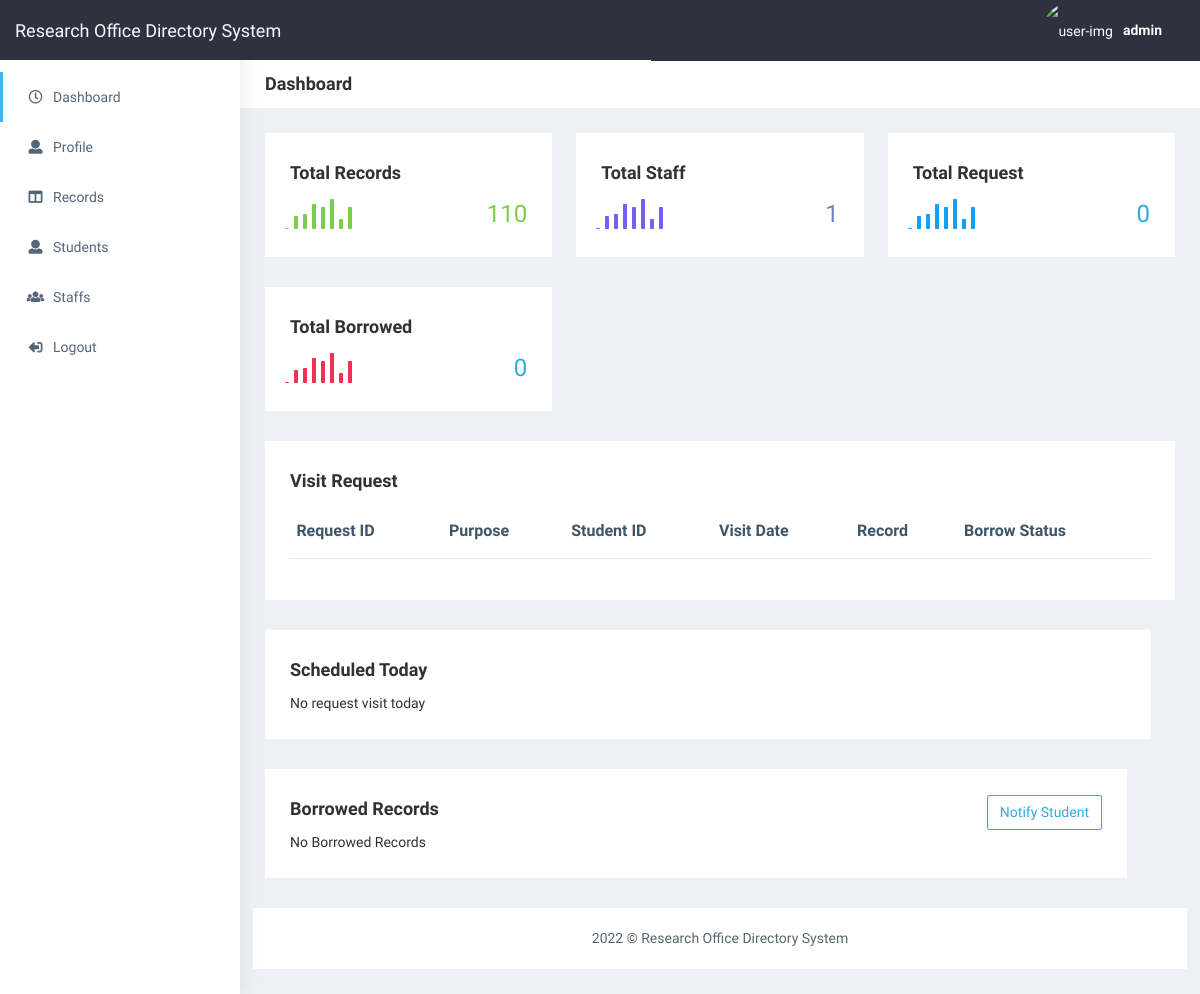
Before: /dashboard.php (signed in) with the older database file.
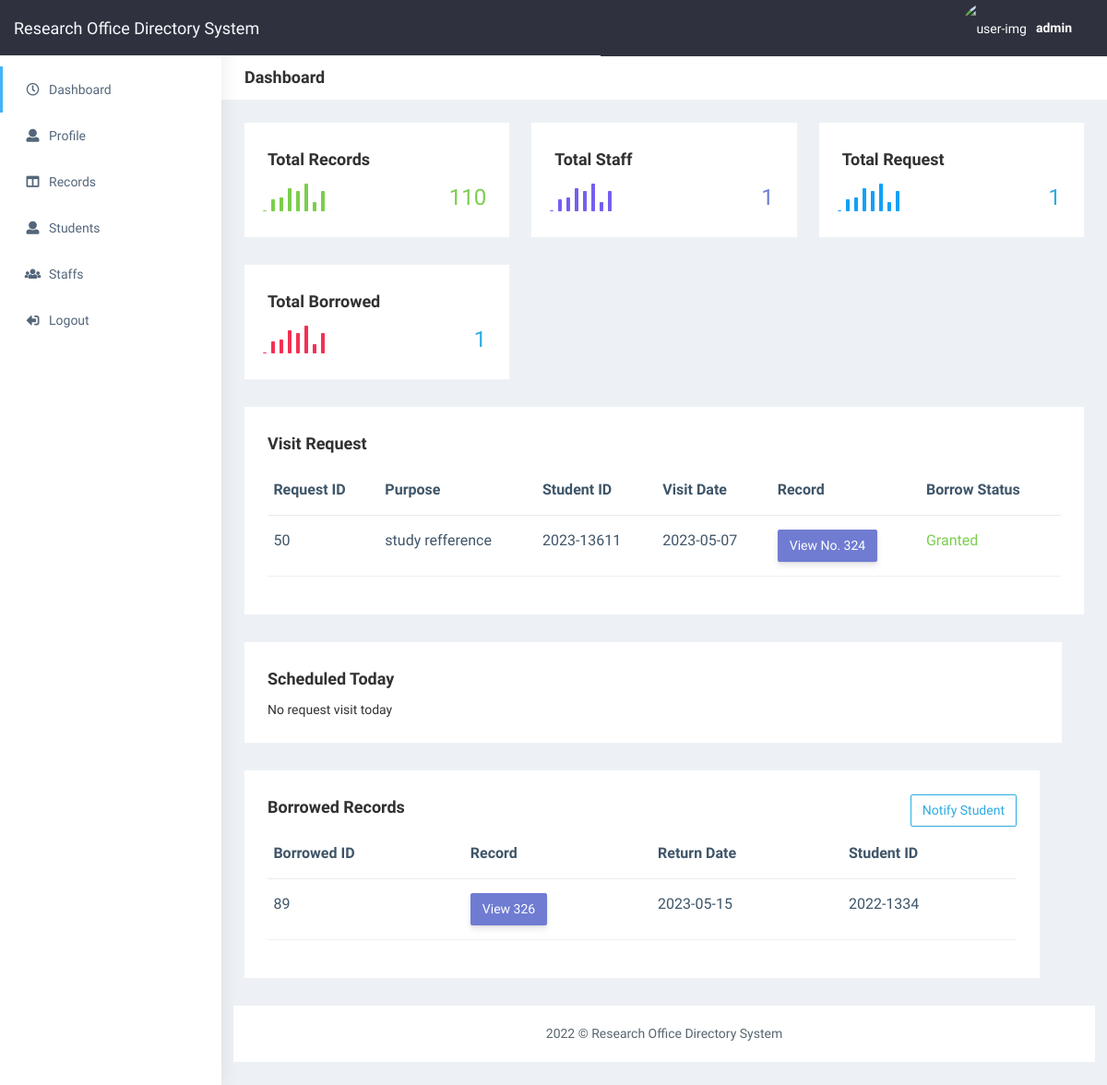
After: the same page with the newer database file.
### tables this page shows
CREATE TABLE `borrow_tbl` (
  `br_id` int(11) NOT NULL,
  `purpose` varchar(100) DEFAULT NULL,
  `schoolId` varchar(100) DEFAULT NULL,
  `visit_date` date DEFAULT NULL,
  `borrow_status` varchar(100) DEFAULT NULL,
  `record_id` int(100) DEFAULT NULL,
  `isCancel` varchar(100) DEFAULT NULL
);

CREATE TABLE `borrowed_tbl` (
  `borrowed_id` int(100) NOT NULL,
  `record_id` int(100) DEFAULT NULL,
  `return_date` date DEFAULT NULL,
  `schoolId` varchar(100) DEFAULT NULL,
  `date_today` date DEFAULT NULL,
  `status` varchar(100) DEFAULT NULL,
  `smsStatus` varchar(100) DEFAULT NULL
);

### query.php (called while the page is built, shortened)
<?php include "./connection/config.php" ?>
<?php
$sql = "SELECT count(br_id) as totalRequest from borrow_tbl";
$result = $conn->query($sql);

### dashboard.php (the view, shortened to what the changed rows need)
<?php include "./query.php" ?>
<?php include "./connection/config.php" ?>
<!DOCTYPE html>
<html dir="ltr" lang="en">
<head>
  <link href="plugins/bower_components/chartist/dist/chartist.min.css" rel="stylesheet" />
  <link rel="stylesheet" href="plugins/bower_components/chartist-plugin-tooltips/dist/chartist-plugin-tooltip.css" />
  <link href="css/style.min.css" rel="stylesheet" />
</head>
<body>
  <div id="main-wrapper" data-layout="vertical" data-navbarbg="skin5" data-sidebartype="full" data-sidebar-position="absolute" data-header-position="absolute" data-boxed-layout="full">
    <div class="page-wrapper">
      <div class="container-fluid">
        <div class="row justify-content-center">
          <div class="col-lg-4 col-md-12">
            <div class="white-box analytics-info">
              <ul class="list-inline two-part d-flex align-items-center mb-0">
                <li class="ms-auto">
                  <span class="counter text-info"><?= $_SESSION['totalReq'] ?></span>
                </li>
              </ul>
            </div>
          </div>
        </div>
        <div class="row justify-content-start">
          <div class="col-lg-4 col-md-12">
            <div class="white-box analytics-info">
              <ul class="list-inline two-part d-flex align-items-center mb-0">
                <li class="ms-auto">
                  <span class="counter text-info"><?= $_SESSION['TotalBorrowed'] ?></span>
                </li>
              </ul>
            </div>
          </div>
        </div>
        <div class="row">
          <div class="col-md-12 col-lg-12 col-sm-12">
            <div class="white-box">
              <div class="row d-flex justify-content-start align-items-center ">
                <div class="table-responsive">
                  <?php
                  $sql = "SELECT * from borrow_tbl";
                  $result = $conn->query($sql);
                  ?>
                  <table class="table text-nowrap">
                    <thead>
                      <tr>
                        <th class="border-top-0">Request ID</th>
                        <th class="border-top-0">Purpose</th>
                        <th class="border-top-0">Student ID</th>
                        <th class="border-top-0">Visit Date</th>
                        <th class="border-top-0">Record </th>
                        <th class="border-top-0">Borrow Status</th>
                      </tr>
                    </thead>
                    <tbody id="sort">
                      <?php
                      if ($result->num_rows > 0) {
                        while ($row = $result->fetch_assoc()) {
                      ?> <tr>
                            <td><?= $row['br_id'] ?></td>
                            <td><?= $row['purpose'] ?></td>
                            <td><?= $row['schoolId'] ?></td>
                            <td><?= $row['visit_date'] ?></td>
                            <td><a href="./viewpdf.php?id=<?= $row['record_id'] ?>" target="_blank" type="button" class="btn btn-primary">View No. <?= $row['record_id'] ?> </a></td>
                            <td>
                              <?php if ($row['borrow_status'] == "pending") { ?>
                                <small class="d-block text-info fs-4"><?= $row['borrow_status'] ?></small>
                              <?php } elseif ($row['borrow_status'] == "Declined") {
                              ?>
                                <small class="d-block text-danger fs-4"><?= $row['borrow_status'] ?></small>
                              <?php
                              } else { ?>
                                <small class="d-block text-success fs-4"><?= $row['borrow_status'] ?></small>
                              <?php
                              } ?>
                            </td>
                          </tr>
                      <?php
                        }
                      }
                      ?>
                    </tbody>
                  </table>
                </div>
              </div>
            </div>
          </div>
          <div class="row">
            <div class="row">
              <div class="col-md-12 col-lg-12 col-sm-12">
                <div class="white-box">
                  <div class="row d-flex justify-content-start align-items-center ">
                    <div class="table-responsive">
                      <?php
                      $sql = " SELECT * FROM borrowed_tbl";
                      $result = $conn->query($sql);
                      ?>
                      <?php
                      if ($result->num_rows > 0) { ?>
                        <table class="table text-nowrap">
                          <thead>
                            <tr>
                              <th class="border-top-0">Borrowed ID</th>
                              <th class="border-top-0">Record</th>
                              <th class="border-top-0">Return Date</th>
                              <th class="border-top-0">Student ID</th>
                            </tr>
                          </thead>
                          <tbody id="sort">
                            <?php
                            while ($row = $result->fetch_assoc()) {
                            ?> <tr>
                                <td><?= $row['borrowed_id'] ?></td>
                                <td><a href="./viewpdf.php?id=<?= $row['record_id'] ?>" target="_blank" type="button" class="btn btn-primary">View <?= $row['record_id'] ?> </a></td>
                                <td><?= $row['return_date'] ?></td>
                                <td><?= $row['schoolId'] ?></td>
                              </tr>
                            <?php
                            }
                            ?>
                          </tbody>
                        </table>
                      <?php
                      } else {
                        echo "No Borrowed Records";
                      }
                      ?>
                    </div>
                  </div>
                </div>
              </div>
            </div>
          </div>
        </div>
      </div>
</body>
</html>

Changed rows visible on the page:
added borrow_tbl: br_id "50", purpose "study refference", schoolId "2023-13611", visit_date "2023-05-07", record "324", borrow_status "Granted"
added borrowed_tbl: borrowed_id "89", record "326", return_date "2023-05-15", schoolId "2022-1334"
Other visible differences:
$_SESSION['totalReq']: "0" → "1"
$_SESSION['TotalBorrowed']: "0" → "1"
text no longer shown: "No Borrowed Records"
text now shown: "Borrowed ID Record Return Date Student ID"
